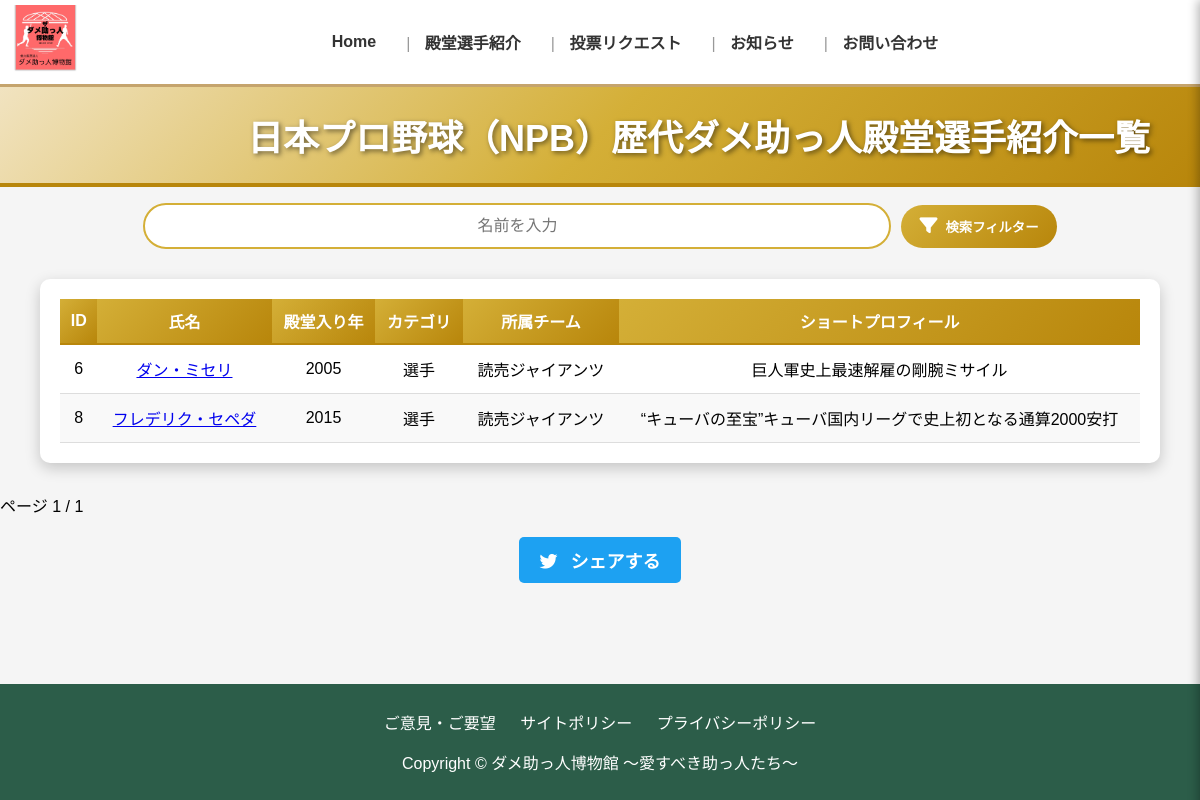
/hello/player/?team=読売ジャイアンツ, run on the app's committed database.
### helloApp/models.py (models this page shows, shortened)
class Player(models.Model):
    category_CHOICES = [
        ('選手', '選手'),
        ('その他', 'その他'),
    ]
    team_CHOICES = [
        ('読売ジャイアンツ', '読売ジャイアンツ'),
        ('阪神タイガース', '阪神タイガース'),
        ('中日ドラゴンズ', '中日ドラゴンズ'),
        ('横浜DeNAベイスターズ', '横浜DeNAベイスターズ'),
        ('広島東洋カープ', '広島東洋カープ'),
        ('東京ヤクルトスワローズ', '東京ヤクルトスワローズ'),
        ('オリックス・バファローズ', 'オリックス・バファローズ'),
        ('福岡ソフトバンクホークス', '福岡ソフトバンクホークス'),
        ('北海道日本ハムファイターズ', '北海道日本ハムファイターズ'),
        ('千葉ロッテマリーンズ', '千葉ロッテマリーンズ'),
        ('埼玉西武ライオンズ', '埼玉西武ライオンズ'),
        ('東北楽天ゴールデンイーグルス', '東北楽天ゴールデンイーグルス'),
        ('大阪近鉄バファローズ', '大阪近鉄バファローズ'),
        ('その他', 'その他'),
    ]
    P_AND_H_CHOICES = [
        ('右投右打', '右投右打'),
        ('右投左打', '右投左打'),
        ('左投左打', '左投左打'),
        ('左投右打', '左投右打'),
        ('右投両打', '右投両打'),
        ('左投両打', '左投両打'),
    ]
    POSITION_CHOICES = [
        ('投手', '投手'),
        ('捕手', '捕手'),
        ('一塁手', '一塁手'),
        ('二塁手', '二塁手'),
        ('三塁手', '三塁手'),
        ('遊撃手', '遊撃手'),
        ('外野手', '外野手'),
        ('指名打者', '指名打者'),
    ]
    id = models.AutoField(primary_key=True)
    name = models.CharField(max_length=100)  # 名前
    slug = models.SlugField(max_length=100, unique=True, blank=True, null=True)  # スラッグ
    updated_at = models.DateTimeField(auto_now=True)  # 最終更新日を追加
    is_featured = models.BooleanField(default=False)  # 重要な選手かどうか
    year = models.IntegerField()  # 年数
    category = models.CharField(max_length=10, choices=category_CHOICES)  # カテゴリ
    team = models.CharField(max_length=100, choices=team_CHOICES)  # チーム
    profile = models.TextField()  # プロフィール
    date = models.DateField(null=True, blank=True)  # 生年月日（空欄OK）
    place = models.CharField(max_length=100, default="不明")  # 出身地
    school = models.CharField(max_length=100, default="不明")  # 出身校
    p_and_h = models.CharField(max_length=10, choices=P_AND_H_CHOICES, default="その他")  # 投打（選択式）
    position = models.CharField(max_length=10, choices=POSITION_CHOICES, default="その他")  # ポジション（選択式）
    total_record = models.TextField(default="記録なし")  # 通算成績
    link = models.URLField(max_length=300, blank=True, null=True)  # 外部リンク
    title = models.TextField(default="受賞タイトルなし")  # タイトル（テキスト）
    award = models.TextField(default="受賞歴なし")  # 表彰（テキスト）
    long_profile = models.TextField(default="プロフィールなし")  # プロフィール（テキスト）
    team_history = models.TextField(default="所属チームなし")  # 所属チーム（テキスト）
    profile_image = models.ImageField(upload_to=player_image_path, blank=True, null=True)  # 画像の保存先

### helloApp/views.py (the view)
# urls.py: path('player/',views.player , name='player'),  # プレイヤーページ
def player(request):
    players = Player.objects.all().order_by("id")
    category = request.GET.get("category")
    team = request.GET.get("team")
    if category:
        players = [player for player in players if player.category == category]
    if team:
        players = [player for player in players if player.team == team]
    paginator = Paginator(players, 10)
    page_number = request.GET.get("page")
    page_obj = paginator.get_page(page_number)
    return render(request, 'helloApp/player.html', {'page_obj': page_obj, "category": category, "team": team})

### helloApp/templates/helloApp/player.html (shortened to what this page needs)
{% extends 'helloApp/base.html' %}
{% load static %}
{% block extra_css %}
    <link rel="stylesheet" href="{% static 'css/p_style.css' %}">
    <link rel="stylesheet" href="https://cdnjs.cloudflare.com/ajax/libs/font-awesome/6.4.2/css/all.min.css">
{% endblock %}
{% block content %}
    <header class="header">
        <h1>日本プロ野球（NPB）歴代ダメ助っ人殿堂選手紹介一覧</h1>
    </header>
    <section class="search-filter-container">
        <input type="text" id="searchInput" class="search-box" placeholder="名前を入力">
        <button id="filterToggle" class="filter-btn">
            <i class="fa-solid fa-filter"></i> 検索フィルター</button>
    </section>
    <section class="table-container">
        <table>
            <thead>
                <tr>
                    <th>ID</th>
                    <th>氏名</th>
                    <th>殿堂入り年</th>
                    <th>カテゴリ</th>
                    <th>所属チーム</th>
                    <th>ショートプロフィール</th>
                </tr>
            </thead>
            <tbody>
                {% for player in page_obj %}
                <tr>
                    <td>{{ player.id }}</td>
                    <td class="p_name">
                    {% if player.slug %}
                        <a href="{% url 'player_detail' player.slug %}">{{ player.name }}</a>
                    {% else %}
                        {{ player.name }}
                    {% endif %}
                    </td>
                    <td>{{ player.year }}</td>
                    <td>{{ player.category }}</td>
                    <td>{{ player.team }}</td>
                    <td>{{ player.profile }}</td>
                </tr>
                {% endfor %}
            </tbody>
        </table>
    </section>
    <div class="pagination">
        <span>ページ {{ page_obj.number }} / {{ page_obj.paginator.num_pages }}</span>
    </div>
    {% endblock %}

### static/css/base_style.css (style rules this page uses)
body { font-family: Arial, sans-serif; margin: 0; padding: 0; background-color: #f5f5f5; display: flex; flex-direction: column; min-height: 100vh; }
header { z-index: 1000; display: flex; align-items: center; justify-content: space-between; padding: 5px 10px; background-color: white; border-bottom: 3px solid #c5a46d; height:auto; }

### static/css/p_style.css (style rules this page uses)
body { overflow-x: hidden; margin: 0; padding: 0; }
.header { width: 100%; max-width: 100%; height: 100px; background: linear-gradient(135deg, #f1e3c0, #d4af37, #b8860b); display: flex; align-items: center; justify-content: flex-end; padding-right: 50px; border-bottom: 4px solid #b8860b; box-sizing: border-box; }
.header h1 { color: white; font-size: 36px; font-weight: bold; text-shadow: 2px 2px 5px rgba(0, 0, 0, 0.5); }
.table-container { margin: 30px auto; width: 90%; background: white; padding: 20px; border-radius: 10px; box-shadow: 0 5px 15px rgba(0, 0, 0, 0.2); overflow-x: auto; white-space: nowrap; }
table { width: 100%; border-collapse: collapse; min-width: 800px; word-break: keep-all; }
th { background: linear-gradient(135deg, #d4af37, #b8860b); color: white; font-size: 16px; font-weight: bold; padding: 10px; text-align: center; border-bottom: 2px solid #b8860b; }
td { padding: 12px; text-align: center; border-bottom: 1px solid #ddd; }
tr:nth-child(even) { background-color: #f9f9f9; }
tr:nth-child(odd) { background-color: white; }
.search-filter-container { display: flex; justify-content: center; align-items: center; gap: 10px; margin-bottom: 20px; margin-top: 2vh; flex-wrap: wrap; }
.search-box { width: 60%; padding: 12px; border: 2px solid #d4af37; border-radius: 30px; font-size: 16px; text-align: center; transition: all 0.3s ease-in-out; }
.filter-btn { background: linear-gradient(135deg, #d4af37, #b8860b); color: white; padding: 12px 18px; border-radius: 25px; cursor: pointer; font-weight: bold; display: flex; align-items: center; gap: 8px; border: none; transition: all 0.3s ease-in-out; }
.filter-btn i { font-size: 18px; }

### data on the page
Player: id "6", name "ダン・ミセリ", year "2005", category "選手", team "読売ジャイアンツ", profile "巨人軍史上最速解雇の剛腕ミサイル"
Player: id "8", name "フレデリク・セペダ", year "2015", category "選手", team "読売ジャイアンツ", profile "“キューバの至宝”キューバ国内リーグで史上初となる通算2000安打"

### other printed values
{{ page_obj.number }} "1"
{{ page_obj.paginator.num_pages }} "1"
